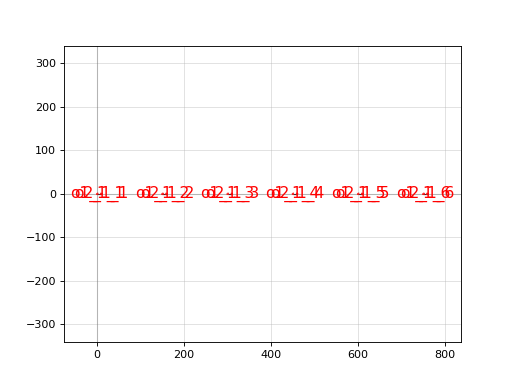

Write Python code to recreate this figure.
import gdsfactory as gf

c = gf.components.array(spacing=[150.0, 150.0], columns=6, rows=1, add_ports=True)
c.plot()
